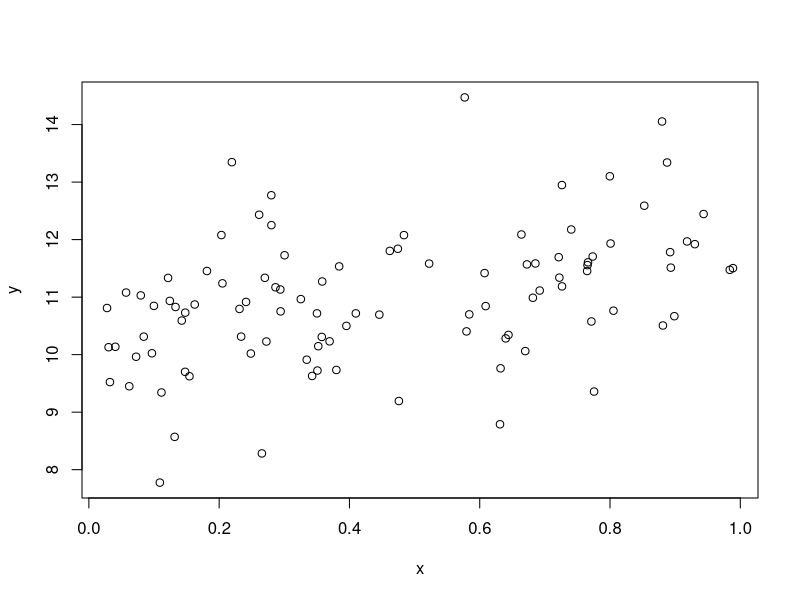
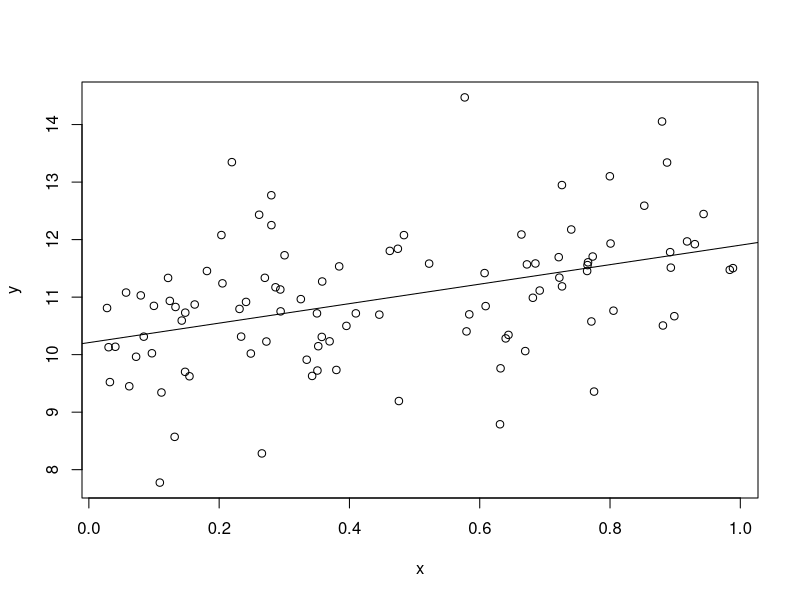
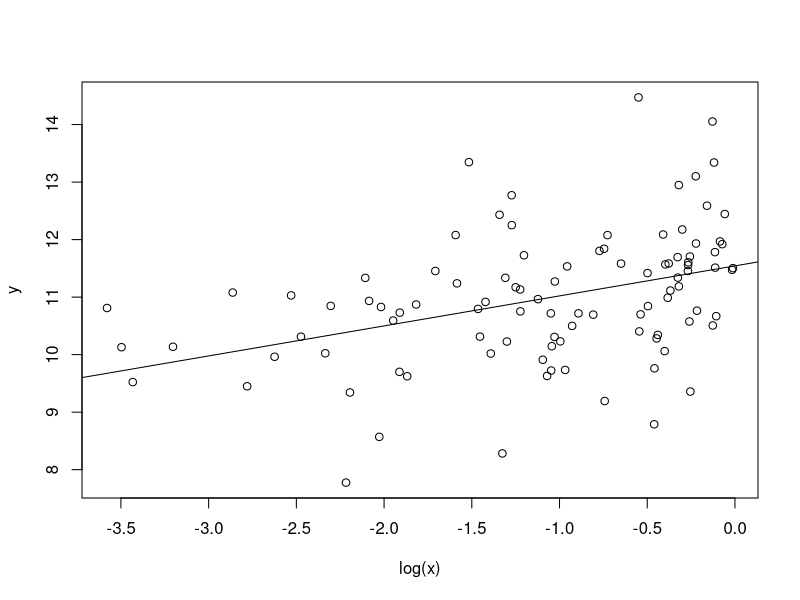
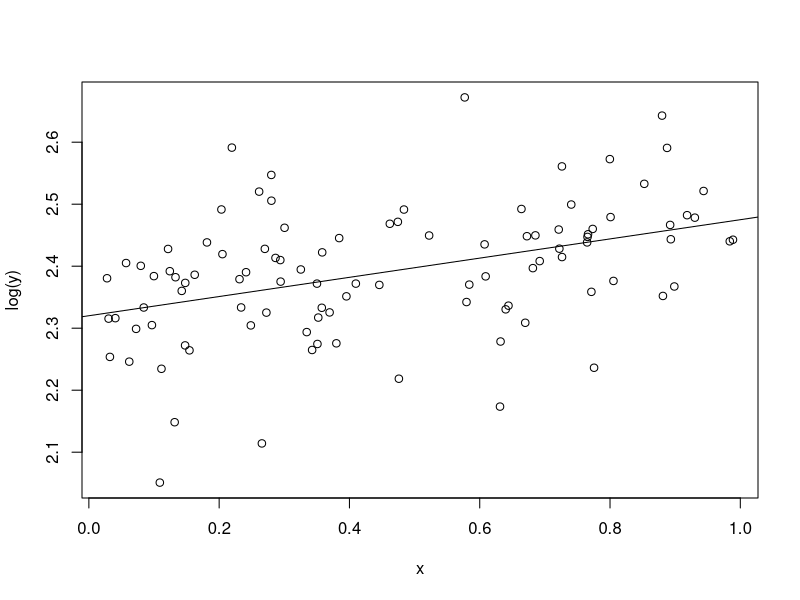
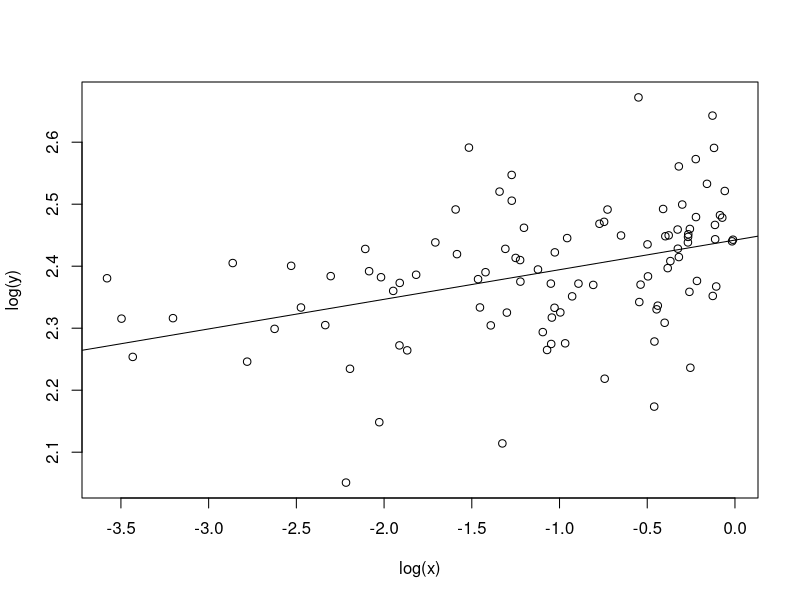

R code for these plots, in order:
## ---- chunk 1
#| label: setup
#| include: false
knitr::opts_chunk$set(echo = TRUE, collapse=TRUE)
## ---- chunk 2
#| message: false
#| warning: false
library(AER)
## ---- chunk 3
N <- 100
x <- runif(N)
y <- 10 + 2*x + rnorm(N)
df <- data.frame(x,y)
## ---- chunk 4
plot(y~x)
## ---- chunk 5
fm <- lm(y ~ x, data=df)
## ---- chunk 6
typeof(fm)
names(fm)
## ---- chunk 7
coef(fm)
# coefficients(fm)
## ---- chunk 8
with(df, cov(x,y)/var(x))
## ---- chunk 9
plot(y~x,data=df)
abline(fm)
## ---- chunk 10
head(resid(fm))
# residuals(fm)
# with(fm, residuals)
## ---- chunk 11
head(fitted(fm))
# fitted.values(fm)
# with(fm, fitted.values)
## ---- chunk 12
mean(fitted(fm))
mean(df$y)
## ---- chunk 13
deviance(fm)
sum(resid(fm)^2)
## ---- chunk 14
sum((df$y-mean(df$y))^2)
sum((fitted(fm)-mean(df$y))^2)+deviance(fm)
## ---- chunk 15
summary(fm)
## ---- chunk 16
typeof(summary(fm))
names(summary(fm))
## ---- chunk 17
coef(summary(fm))
# coefficients(summary(fm))
## ---- chunk 18
with(summary(fm),sigma)
sqrt(deviance(fm)/df.residual(fm))
## ---- chunk 19
with(summary(fm),r.squared)
1-deviance(fm)/with(df, sum((y-mean(y))^2))
## ---- chunk 20
with(summary(fm),adj.r.squared)
1-(deviance(fm)/df.residual(fm))/with(df, sum((y-mean(y))^2/(nrow(df)-1)))
## ---- chunk 21
fm <- lm(y~log(x),data=df)
summary(fm)
## ---- chunk 22
plot(y~log(x),data=df)
abline(fm)
## ---- chunk 23
fm <- lm(log(y)~x,data=df)
summary(fm)
## ---- chunk 24
plot(log(y)~x,data=df)
abline(fm)
## ---- chunk 25
fm <- lm(log(y)~log(x),data=df)
summary(fm)
## ---- chunk 26
plot(log(y)~log(x),data=df)
abline(fm)
## ---- chunk 27
fm <- lm(y~x-1,data=df)
summary(fm)
## ---- chunk 28
fm <- lm(y~x+0,data=df)
summary(fm)
## ---- chunk 29
N <- 100
x<-runif(N)
w<-sample(c("H","T"),N,replace=TRUE)
y <- 10 + 2*x + ifelse(w=="H",1,0) + rnorm(N)
df <- data.frame(w,x,y)
## ---- chunk 30
fm <- lm(y~x+w,data=df)
summary(fm)
## ---- chunk 31
fm <- lm(y~x+I(x^2),data=df)
summary(fm)
## ---- chunk 32
fm<-lm(y~x+w+x:w,data=df)
summary(fm)
## ---- chunk 33
fm <- lm(y~x*w,data=df)
summary(fm)
## ---- chunk 34
fm0 <- lm(y~x,data=df)
fm1 <- lm(y~x*w,data=df)
dof <- fm1$df
q <- fm0$df-dof
SSR0 <- deviance(fm0)
SSR <- deviance(fm1)
(F <- ((SSR0-SSR)/q)/(SSR/dof))
## ---- chunk 35
1-pf(F,df1=q,df2=dof)
## ---- chunk 36
anova(fm0,fm1)
## ---- chunk 37
anova(fm1,fm0)
